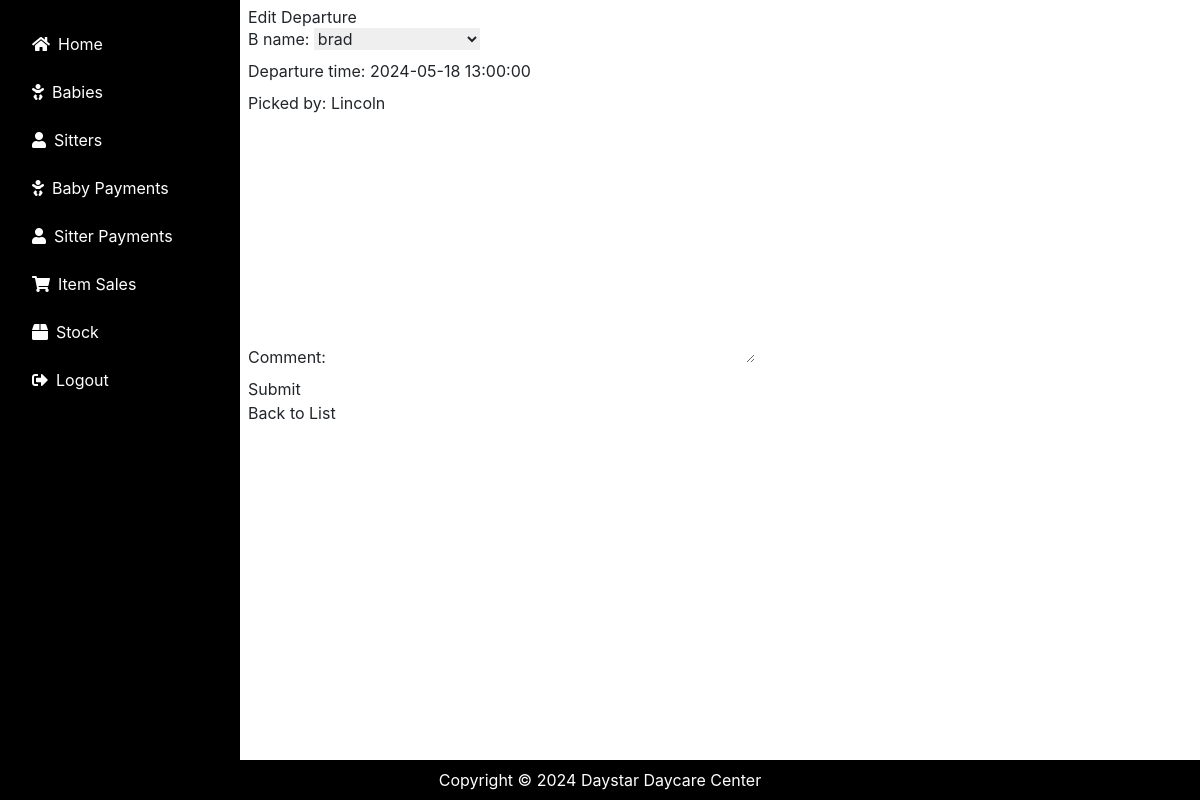
The app's page /departures/2/edit/ with its own data.
### daycare/models.py (models this page shows, shortened)
class Baby(models.Model):
    GENDER = {
        ('M', 'Male'),
        ('F', 'Female')
    }
    b_name = models.CharField(max_length=20)
    gender = models.CharField(max_length=10, choices=GENDER)
    age = models.CharField(max_length=10)
    location = models.CharField(max_length=15, default='')
    parents_names = models.CharField(max_length=15)
    fee_in_SHS = models.IntegerField()
    assigned_to = models.ForeignKey(Sitterattendance, on_delete=models.CASCADE)
    period_of_stay = models.ForeignKey(Staytype, on_delete=models.CASCADE)
    brought_by = models.CharField(max_length=200)
    baby_number = models.CharField(max_length=200, unique=True,blank=False, null=True)
    time_in = models.DateTimeField()
    def __str__(self):
        return self.b_name

class Departure(models.Model):
    b_name = models.ForeignKey(Baby,on_delete=models.CASCADE)
    departure_time = models.DateTimeField()
    picked_by = models.CharField(max_length=100)
    comment = models.TextField(blank=True)
    timed_at = models.DateTimeField(auto_now_add=True)

### daycare/views.py (the view)
# urls.py: path('departures/<int:departure_id>/edit/', views.edit_departure, name='edit_departure'),
def edit_departure(request, departure_id):
    departure = get_object_or_404(Departure, pk=departure_id)
    if request.method == 'POST':
        form = DepartureForm(request.POST, instance=departure)
        if form.is_valid():
            form.save()
            return redirect('list_departures')
    else:
        form = DepartureForm(instance=departure)
    return render(request, 'daycare/departure_form.html', {'form': form})

### daycare/forms.py (shortened to what this page needs)
class DepartureForm(forms.ModelForm):
    class Meta:
        model = Departure
        fields = ['b_name', 'departure_time', 'picked_by', 'comment']

### daycare/templates/daycare/departure_form.html (shortened to what this page needs)
{% extends 'daycare/base.html' %}
{% block content %}
<!DOCTYPE html>
<html>
<head>
</head>
<body>
    <h1>{% if form.instance.pk %}Edit{% else %}Add{% endif %} Departure</h1>
    <form method="post">
        {{ form.as_p }}
        <button type="submit">Submit</button>
    </form>
    <a href="{% url 'list_departures' %}">Back to List</a>
</body>
</html>
{% endblock content %}

### records on screen
Baby: b_name "brad"
Departure: departure_time "2024-05-18 13:00:00", picked_by "Lincoln"
